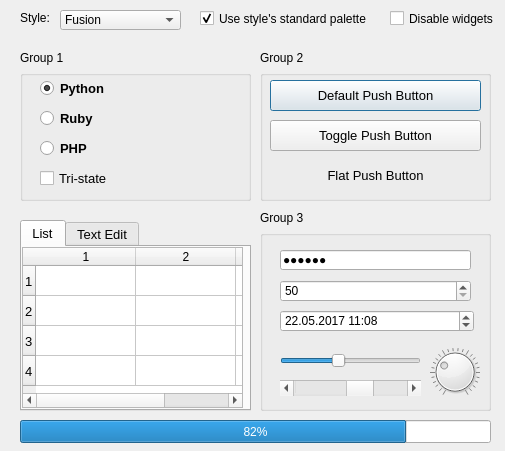
<?xml version="1.0" encoding="UTF-8"?>
<ui version="4.0">
 <class>MainWindow</class>
 <widget class="QMainWindow" name="MainWindow">
  <property name="geometry">
   <rect>
    <x>0</x>
    <y>0</y>
    <width>505</width>
    <height>451</height>
   </rect>
  </property>
  <property name="windowTitle">
   <string>MainWindow</string>
  </property>
  <widget class="QWidget" name="centralwidget">
   <widget class="QComboBox" name="comboBox_3">
    <property name="geometry">
     <rect>
      <x>60</x>
      <y>10</y>
      <width>121</width>
      <height>20</height>
     </rect>
    </property>
    <item>
     <property name="text">
      <string>Fusion</string>
     </property>
    </item>
   </widget>
   <widget class="QLabel" name="label_4">
    <property name="geometry">
     <rect>
      <x>20</x>
      <y>10</y>
      <width>51</width>
      <height>16</height>
     </rect>
    </property>
    <property name="font">
     <font>
      <pointsize>9</pointsize>
     </font>
    </property>
    <property name="text">
     <string>Style:</string>
    </property>
    <property name="textFormat">
     <enum>Qt::PlainText</enum>
    </property>
   </widget>
   <widget class="QLabel" name="label_5">
    <property name="geometry">
     <rect>
      <x>20</x>
      <y>50</y>
      <width>51</width>
      <height>16</height>
     </rect>
    </property>
    <property name="text">
     <string>Group 1</string>
    </property>
   </widget>
   <widget class="QGroupBox" name="groupBox">
    <property name="geometry">
     <rect>
      <x>20</x>
      <y>70</y>
      <width>231</width>
      <height>131</height>
     </rect>
    </property>
    <property name="title">
     <string/>
    </property>
    <widget class="QRadioButton" name="radioButton">
     <property name="geometry">
      <rect>
       <x>20</x>
       <y>10</y>
       <width>82</width>
       <height>17</height>
      </rect>
     </property>
     <property name="font">
      <font>
       <pointsize>10</pointsize>
       <weight>75</weight>
       <bold>true</bold>
      </font>
     </property>
     <property name="text">
      <string>Python</string>
     </property>
     <property name="checked">
      <bool>true</bool>
     </property>
    </widget>
    <widget class="QRadioButton" name="radioButton_2">
     <property name="geometry">
      <rect>
       <x>20</x>
       <y>40</y>
       <width>82</width>
       <height>17</height>
      </rect>
     </property>
     <property name="font">
      <font>
       <pointsize>10</pointsize>
       <weight>75</weight>
       <bold>true</bold>
      </font>
     </property>
     <property name="text">
      <string>Ruby</string>
     </property>
    </widget>
    <widget class="QRadioButton" name="radioButton_3">
     <property name="geometry">
      <rect>
       <x>20</x>
       <y>70</y>
       <width>82</width>
       <height>17</height>
      </rect>
     </property>
     <property name="font">
      <font>
       <pointsize>10</pointsize>
       <weight>75</weight>
       <bold>true</bold>
      </font>
     </property>
     <property name="text">
      <string>PHP</string>
     </property>
    </widget>
    <widget class="QCheckBox" name="checkBox_2">
     <property name="geometry">
      <rect>
       <x>20</x>
       <y>100</y>
       <width>70</width>
       <height>17</height>
      </rect>
     </property>
     <property name="font">
      <font>
       <pointsize>10</pointsize>
      </font>
     </property>
     <property name="tabletTracking">
      <bool>false</bool>
     </property>
     <property name="text">
      <string>Tri-state</string>
     </property>
     <property name="checked">
      <bool>false</bool>
     </property>
     <property name="autoRepeat">
      <bool>false</bool>
     </property>
     <property name="autoExclusive">
      <bool>false</bool>
     </property>
     <property name="tristate">
      <bool>true</bool>
     </property>
    </widget>
   </widget>
   <widget class="QCheckBox" name="checkBox">
    <property name="enabled">
     <bool>true</bool>
    </property>
    <property name="geometry">
     <rect>
      <x>200</x>
      <y>10</y>
      <width>191</width>
      <height>17</height>
     </rect>
    </property>
    <property name="font">
     <font>
      <pointsize>9</pointsize>
     </font>
    </property>
    <property name="autoFillBackground">
     <bool>false</bool>
    </property>
    <property name="text">
     <string>Use style's standard palette</string>
    </property>
    <property name="checked">
     <bool>true</bool>
    </property>
    <property name="tristate">
     <bool>false</bool>
    </property>
   </widget>
   <widget class="QCheckBox" name="checkBox_3">
    <property name="enabled">
     <bool>true</bool>
    </property>
    <property name="geometry">
     <rect>
      <x>390</x>
      <y>10</y>
      <width>111</width>
      <height>17</height>
     </rect>
    </property>
    <property name="font">
     <font>
      <pointsize>9</pointsize>
     </font>
    </property>
    <property name="autoFillBackground">
     <bool>false</bool>
    </property>
    <property name="text">
     <string>Disable widgets</string>
    </property>
    <property name="checked">
     <bool>false</bool>
    </property>
    <property name="tristate">
     <bool>false</bool>
    </property>
   </widget>
   <widget class="QLabel" name="label_6">
    <property name="geometry">
     <rect>
      <x>260</x>
      <y>50</y>
      <width>51</width>
      <height>16</height>
     </rect>
    </property>
    <property name="text">
     <string>Group 2</string>
    </property>
   </widget>
   <widget class="QGroupBox" name="groupBox_2">
    <property name="geometry">
     <rect>
      <x>260</x>
      <y>70</y>
      <width>231</width>
      <height>131</height>
     </rect>
    </property>
    <property name="title">
     <string/>
    </property>
    <widget class="QPushButton" name="pushButton">
     <property name="geometry">
      <rect>
       <x>10</x>
       <y>10</y>
       <width>211</width>
       <height>31</height>
      </rect>
     </property>
     <property name="font">
      <font>
       <pointsize>10</pointsize>
      </font>
     </property>
     <property name="text">
      <string>Default Push Button</string>
     </property>
     <property name="autoDefault">
      <bool>false</bool>
     </property>
     <property name="default">
      <bool>true</bool>
     </property>
    </widget>
    <widget class="QPushButton" name="pushButton_2">
     <property name="geometry">
      <rect>
       <x>10</x>
       <y>50</y>
       <width>211</width>
       <height>31</height>
      </rect>
     </property>
     <property name="font">
      <font>
       <pointsize>10</pointsize>
      </font>
     </property>
     <property name="text">
      <string>Toggle Push Button</string>
     </property>
    </widget>
    <widget class="QPushButton" name="pushButton_3">
     <property name="enabled">
      <bool>true</bool>
     </property>
     <property name="geometry">
      <rect>
       <x>10</x>
       <y>90</y>
       <width>211</width>
       <height>31</height>
      </rect>
     </property>
     <property name="font">
      <font>
       <pointsize>10</pointsize>
      </font>
     </property>
     <property name="text">
      <string>Flat Push Button</string>
     </property>
     <property name="flat">
      <bool>true</bool>
     </property>
    </widget>
   </widget>
   <widget class="QLabel" name="label_7">
    <property name="geometry">
     <rect>
      <x>260</x>
      <y>210</y>
      <width>51</width>
      <height>16</height>
     </rect>
    </property>
    <property name="text">
     <string>Group 3</string>
    </property>
   </widget>
   <widget class="QGroupBox" name="groupBox_3">
    <property name="geometry">
     <rect>
      <x>260</x>
      <y>230</y>
      <width>231</width>
      <height>181</height>
     </rect>
    </property>
    <property name="title">
     <string/>
    </property>
    <widget class="QSpinBox" name="spinBox">
     <property name="geometry">
      <rect>
       <x>20</x>
       <y>50</y>
       <width>191</width>
       <height>22</height>
      </rect>
     </property>
     <property name="minimum">
      <number>50</number>
     </property>
    </widget>
    <widget class="QDateTimeEdit" name="dateTimeEdit">
     <property name="geometry">
      <rect>
       <x>20</x>
       <y>80</y>
       <width>194</width>
       <height>22</height>
      </rect>
     </property>
     <property name="dateTime">
      <datetime>
       <hour>11</hour>
       <minute>8</minute>
       <second>0</second>
       <year>2017</year>
       <month>5</month>
       <day>22</day>
      </datetime>
     </property>
     <property name="displayFormat">
      <string>dd.MM.yyyy H:mm</string>
     </property>
    </widget>
    <widget class="QSlider" name="horizontalSlider">
     <property name="geometry">
      <rect>
       <x>20</x>
       <y>120</y>
       <width>141</width>
       <height>22</height>
      </rect>
     </property>
     <property name="value">
      <number>40</number>
     </property>
     <property name="orientation">
      <enum>Qt::Horizontal</enum>
     </property>
    </widget>
    <widget class="QDial" name="dial">
     <property name="enabled">
      <bool>true</bool>
     </property>
     <property name="geometry">
      <rect>
       <x>170</x>
       <y>110</y>
       <width>50</width>
       <height>64</height>
      </rect>
     </property>
     <property name="font">
      <font>
       <stylestrategy>PreferDefault</stylestrategy>
      </font>
     </property>
     <property name="mouseTracking">
      <bool>false</bool>
     </property>
     <property name="tabletTracking">
      <bool>false</bool>
     </property>
     <property name="contextMenuPolicy">
      <enum>Qt::DefaultContextMenu</enum>
     </property>
     <property name="layoutDirection">
      <enum>Qt::LeftToRight</enum>
     </property>
     <property name="value">
      <number>30</number>
     </property>
     <property name="invertedAppearance">
      <bool>false</bool>
     </property>
     <property name="invertedControls">
      <bool>false</bool>
     </property>
     <property name="wrapping">
      <bool>false</bool>
     </property>
     <property name="notchesVisible">
      <bool>true</bool>
     </property>
    </widget>
    <widget class="QScrollBar" name="horizontalScrollBar">
     <property name="geometry">
      <rect>
       <x>20</x>
       <y>150</y>
       <width>141</width>
       <height>16</height>
      </rect>
     </property>
     <property name="value">
      <number>60</number>
     </property>
     <property name="orientation">
      <enum>Qt::Horizontal</enum>
     </property>
    </widget>
    <widget class="QLineEdit" name="lineEdit_2">
     <property name="geometry">
      <rect>
       <x>20</x>
       <y>20</y>
       <width>191</width>
       <height>20</height>
      </rect>
     </property>
     <property name="text">
      <string>123456</string>
     </property>
     <property name="echoMode">
      <enum>QLineEdit::Password</enum>
     </property>
    </widget>
   </widget>
   <widget class="QTabWidget" name="tabWidget">
    <property name="geometry">
     <rect>
      <x>20</x>
      <y>220</y>
      <width>231</width>
      <height>191</height>
     </rect>
    </property>
    <property name="font">
     <font>
      <pointsize>10</pointsize>
      <weight>50</weight>
      <bold>false</bold>
     </font>
    </property>
    <property name="currentIndex">
     <number>0</number>
    </property>
    <widget class="QWidget" name="tab">
     <attribute name="title">
      <string>List</string>
     </attribute>
     <widget class="QTableWidget" name="tableWidget">
      <property name="geometry">
       <rect>
        <x>0</x>
        <y>0</y>
        <width>221</width>
        <height>161</height>
       </rect>
      </property>
      <row>
       <property name="text">
        <string>1</string>
       </property>
      </row>
      <row>
       <property name="text">
        <string>2</string>
       </property>
      </row>
      <row>
       <property name="text">
        <string>3</string>
       </property>
      </row>
      <row>
       <property name="text">
        <string>4</string>
       </property>
      </row>
      <column>
       <property name="text">
        <string>1</string>
       </property>
      </column>
      <column>
       <property name="text">
        <string>2</string>
       </property>
      </column>
      <column>
       <property name="text">
        <string>3</string>
       </property>
      </column>
     </widget>
    </widget>
    <widget class="QWidget" name="tab_2">
     <attribute name="title">
      <string>Text Edit</string>
     </attribute>
    </widget>
   </widget>
   <widget class="QProgressBar" name="progressBar">
    <property name="geometry">
     <rect>
      <x>20</x>
      <y>420</y>
      <width>471</width>
      <height>23</height>
     </rect>
    </property>
    <property name="value">
     <number>82</number>
    </property>
    <property name="invertedAppearance">
     <bool>false</bool>
    </property>
    <property name="textDirection">
     <enum>QProgressBar::TopToBottom</enum>
    </property>
   </widget>
  </widget>
 </widget>
 <resources/>
 <connections/>
</ui>
